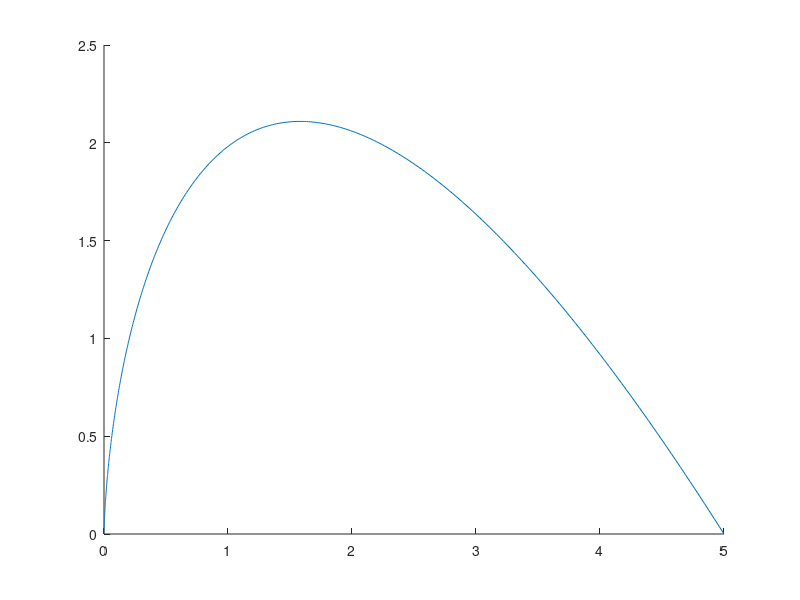

Source code (MATLAB): (Note: this script raises an error after producing the figure.)
clear all 
clc
n=input('Enter no. of points  ');
n1=n-1;
[p]=input('Enter co-odinates of points within brackets ->[x1 y1;x2 y2;x3 y3;...;xn yn] ');   
for    i=0:1:n1
sigma(i+1)=factorial(n1)/(factorial(i)*factorial(n1-i));  
end
l=[];
UB=[];
for u=0:0.002:1
for d=1:n
UB(d)=sigma(d)*((1-u)^(n-d))*(u^(d-1));
end
l=cat(1,l,UB);
end
P=l*p;
line(P(:,1),P(:,2))
line(p(:,1),p(:,2))